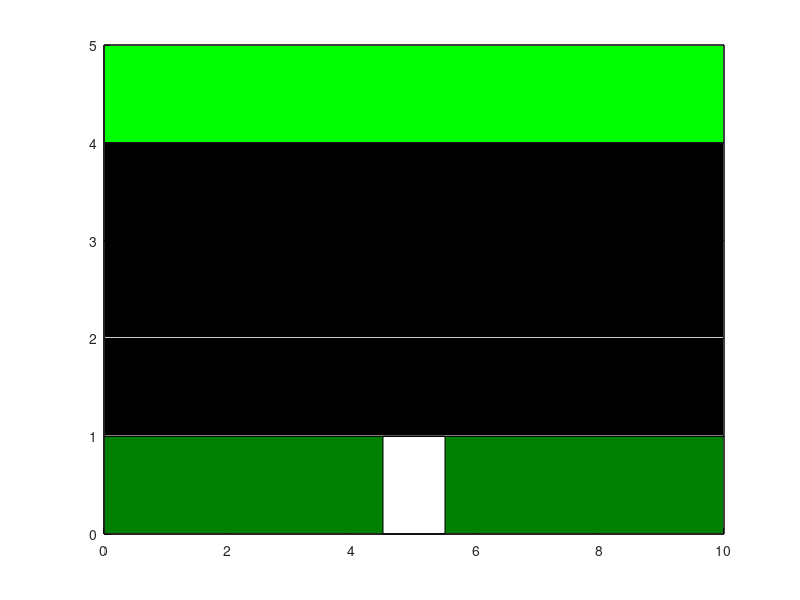

Write the MATLAB code that produced this figure. (Note: this script raises an error after producing the figure.)
rectangle('position',[0 0 10 5]) %big boundry

rectangle('position',[0 0 10 1],'facecolor',[0 0.5,0])%lanes
rectangle('position',[0 1 10 1],'facecolor','k')
rectangle('position',[0 2 10 1],'facecolor','k')
rectangle('position',[0 3 10 1],'facecolor','k')
rectangle('position',[0 4 10 1],'facecolor','g')
axis on

cow = rectangle('position',[4.5 0 1 1],'facecolor','w');%character

function movecow(arrowkey);

poscowX = get(cow,'XData')%searching for position of cow on the board
poscowY = get(cow,'YData')

switch arrowkey(2).Key
    case 'uparrow'
    if poscowY<4
        poscowY = poscowY+1
    end
    
    case 'downarrow'
    if poscowY>0
    poswcowY= poscowY-1
    end
    
    case 'leftarrow'
        if poscowX>0
        poscowX = poscowX-1
        end
        
    case 'rightharrow'
        if pocowX<10
        poscowX = poscowX+1
        end
end
display poscowY

end
%rotation of object
r1 = 2*pi;
for t=linspace(0,1,10)
  cow = makehgtform( 'xrotate',r1);
  drawnow
end


                
                
                
                
                
